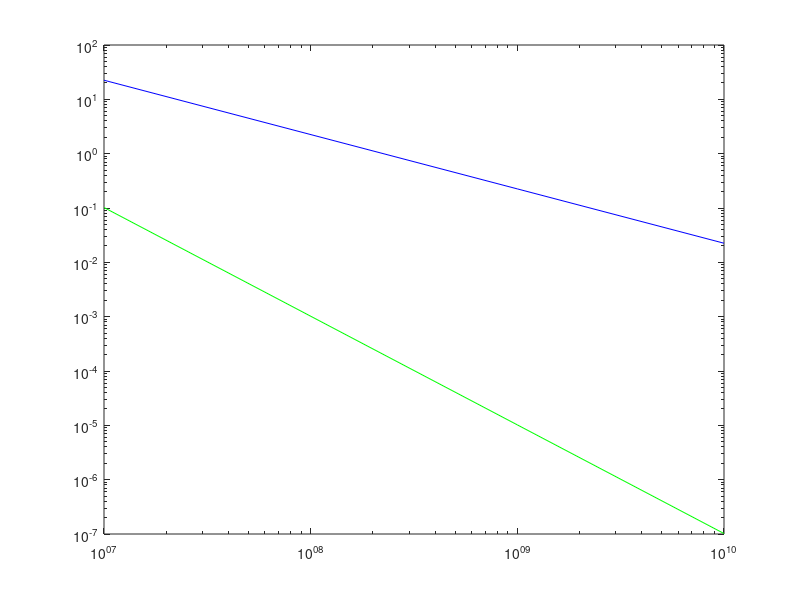
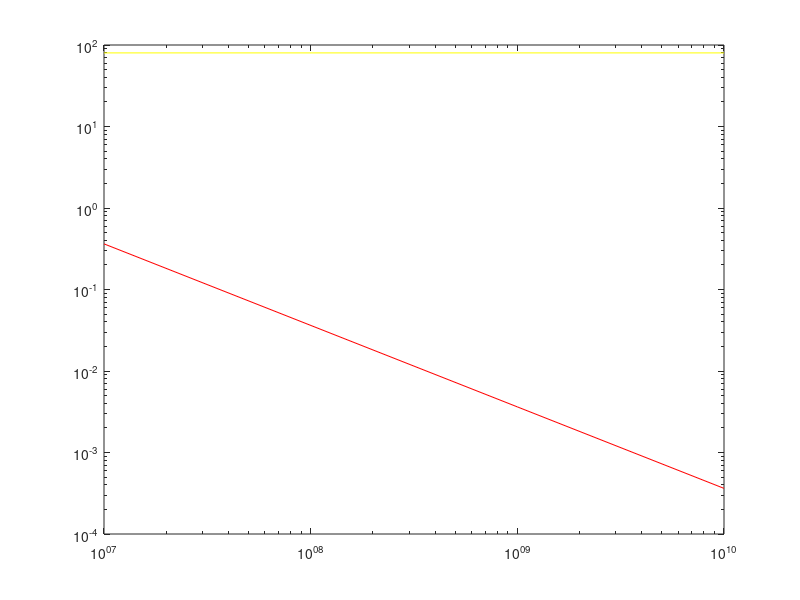

Write the MATLAB code that produced these figures, in order.
%Contants and variables

eps_0 = 8.85e-12;               %[F/m]      Free space permittivity
d = 0.5e-3;                     %[m]        Distance between plates
S = 0.0005;                     %[m2]       Plate surface

%Dielectric parameters Debye Model
eps_infinite = 80*eps_0;        %           Permittivity at upper frequency
eps_static = 1.9e7*eps_0;      %            Permittivity at DC
% eps_static = 81;
conductivity = 15e-6;          %[S/m]      Conducttivity
% conductivity = 0;               %[S/m]      Conducttivity
T=0.9;                           %[s]        Relaxing time
% T=0;                            %[s]        Relaxing time
% f_min=1e-1;                  %[Hz]       10kHz
% f_max=30e6;                  %[Hz]       1GHz
% N_f=101;
% freq = logspace(log10(f_min),log10(f_max),N_f);
freq = [10e6, 10e8, 10e9];
w = 2*pi.*freq;                    %[rad/s]    Angular frequency



%% Permittivity
%Debye model 
a = (eps_static - eps_infinite)./(1+1i*w*T);
b = 1i*conductivity./w;
eps = (eps_infinite + a - b);
eps_real = real(eps);
eps_imag = -imag(eps);
eps_real_norm = eps_real/eps_0;
eps_imag_norm = eps_imag/eps_0;

%% Compute the impedance and admitance
C = eps*d/S;
Z = 1./(1i*w.*C);

R = real(Z);
X = -imag(Z);

%% Representation %%%%%%%%%%%%%%%%%%%%%%%%%%%%%%%%%%%%%%%%%%%%%%%%%%%%%%%%%%%%%%%%%%%%%%%%%%%%%%%%

figure('Name', 'R(f) and X(f)');
loglog(freq,R, 'Color', 'g');
hold on
loglog(freq,X, 'Color', 'b');


figure('Name', 'Permittivity (Real and Imaginary)');
loglog(freq,eps_real_norm, 'Color', 'y');
hold on
loglog(freq,eps_imag_norm, 'Color', 'r');

